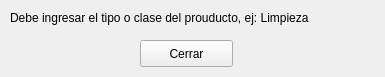
<?xml version="1.0" encoding="UTF-8"?>
<ui version="4.0">
 <class>Form</class>
 <widget class="QWidget" name="Form">
  <property name="geometry">
   <rect>
    <x>0</x>
    <y>0</y>
    <width>385</width>
    <height>77</height>
   </rect>
  </property>
  <property name="windowTitle">
   <string>Form</string>
  </property>
  <property name="styleSheet">
   <string notr="true"/>
  </property>
  <widget class="QPushButton" name="pushButton">
   <property name="geometry">
    <rect>
     <x>140</x>
     <y>40</y>
     <width>93</width>
     <height>27</height>
    </rect>
   </property>
   <property name="text">
    <string>Cerrar</string>
   </property>
  </widget>
  <widget class="QLabel" name="label">
   <property name="geometry">
    <rect>
     <x>10</x>
     <y>10</y>
     <width>401</width>
     <height>16</height>
    </rect>
   </property>
   <property name="text">
    <string>Debe ingresar el tipo o clase del prouducto, ej: Limpieza</string>
   </property>
  </widget>
 </widget>
 <resources/>
 <connections>
  <connection>
   <sender>pushButton</sender>
   <signal>clicked()</signal>
   <receiver>Form</receiver>
   <slot>cerrar()</slot>
   <hints>
    <hint type="sourcelabel">
     <x>173</x>
     <y>48</y>
    </hint>
    <hint type="destinationlabel">
     <x>254</x>
     <y>51</y>
    </hint>
   </hints>
  </connection>
 </connections>
 <slots>
  <slot>cerrar()</slot>
 </slots>
</ui>
